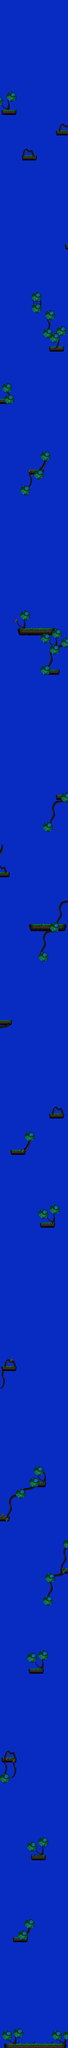

Below is a game level as drawn by its tile map, then a one-line description and the .tmx that defines it (tile-layer data replaced by summaries):
An orthogonal 30x900 tile map with 32x32 px tiles, 8 tile layers (background, Platform Layer, Grass/platform, Real Grass, ...), 2 tilesets and 123 objects.

<map version="1.0" orientation="orthogonal" renderorder="right-down" width="30" height="900" tilewidth="32" tileheight="32" nextobjectid="144">
 <tileset firstgid="1" name="p2_template" tilewidth="32" tileheight="32" tilecount="450">
  <image source="p2_template.png" trans="22b14c" width="800" height="600" />
 </tileset>
 <tileset firstgid="451" name="map_test_01_pixelmap" tilewidth="32" tileheight="32" tilecount="238">
  <image source="map_test_01_pixelmap.jpg" trans="22b14c" width="454" height="570" />
 </tileset>
 <layer name="background" width="30" height="900">
  <data>[27000 cells, 27000 non-empty, 1 distinct tile ids]</data>
 </layer>
 <layer name="Platform Layer" width="30" height="900">
  <data>[27000 cells, 87 non-empty, 54 distinct tile ids]</data>
 </layer>
 <layer name="Grass/platform" width="30" height="900">
  <data>[27000 cells, 843 non-empty, 135 distinct tile ids]</data>
 </layer>
 <layer name="Real Grass" width="30" height="900">
  <data>[27000 cells, 149 non-empty, 12 distinct tile ids]</data>
 </layer>
 <layer name="Tangle Layer" width="30" height="900">
  <data>[27000 cells, 718 non-empty, 153 distinct tile ids]</data>
 </layer>
 <layer name="Tangle Layer 2" width="30" height="900">
  <data>[27000 cells, 216 non-empty, 80 distinct tile ids]</data>
 </layer>
 <layer name="Ball Layer" width="30" height="900">
  <data>[27000 cells, 1151 non-empty, 66 distinct tile ids]</data>
 </layer>
 <layer name="Ball Layer 2" width="30" height="900">
  <data>[27000 cells, 50 non-empty, 25 distinct tile ids]</data>
 </layer>
 <objectgroup name="oj">
  <object id="3" x="209.333" y="28544" width="101.333" height="100" />
  <object id="4" x="48" y="28580" width="102.667" height="92" />
  <object id="5" x="752" y="28577.3" width="102.667" height="97.3333" />
  <object id="6" x="916" y="28570.7" width="40" height="104" />
  <object id="7" x="121.333" y="28686.7">
   <polyline points="0,0 53.3333,49.3333 106.667,48 102.667,-38.6667 90.6667,-40 73.3333,38.6667 5.33333,-8" />
  </object>
  <object id="8" x="828" y="28684">
   <polyline points="0,0 42.6667,50.6667 104,50.6667 105.333,0 82.6667,-9.33333 64,40 5.33333,-4" />
  </object>
  <object id="9" x="389.333" y="27237.3">
   <polyline points="0,0 41.3333,-114.667" />
  </object>
  <object id="10" x="404" y="27117.3">
   <polyline points="0,0 -21.3333,54.6667" />
  </object>
  <object id="11" x="273.333" y="27168" width="110.667" height="86.6667" />
  <object id="12" x="374.667" y="27001.3" width="90.6667" height="104" />
  <object id="13" x="182.667" y="27245.3" width="204" height="62.6667" />
  <object id="14" x="396" y="25921.3" width="108" height="88" />
  <object id="15" x="562.667" y="25854.7" width="100" height="93.3333" />
  <object id="16" x="438.667" y="26093.3" width="206.667" height="54.6667" />
  <object id="17" x="501.333" y="26013.3">
   <polyline points="0,0 61.3333,74.6667 112,73.3333 104,-34.6667 89.3333,-45.3333 90.6667,21.3333 74.6667,54.6667 6.66667,-1.33333" />
  </object>
  <object id="18" x="149.333" y="25002.7">
   <polyline points="0,0 50.6667,-57.3333 56,-136 34.6667,-218.667" />
  </object>
  <object id="19" x="150.667" y="25008">
   <polyline points="0,0 48,-29.3333 78.6667,-120 60,-192 60,-225.333" />
  </object>
  <object id="20" x="58.6667" y="24938.7">
   <polyline points="0,0 22.6667,-80 1.33333,-156" />
  </object>
  <object id="21" x="81.3333" y="24938.7">
   <polyline points="0,0 20,-86.6667 1.33333,-156" />
  </object>
  <object id="22" x="60" y="24714.7">
   <polyline points="0,0 26.6667,-77.3333 64,-93.3333 102.667,-64 132,-69.3333 164,-1.33333" />
  </object>
  <object id="24" x="28" y="24720" width="194.667" height="58.6667" />
  <object id="25" x="20" y="24957.3" width="100" height="100" />
  <object id="26" x="398.667" y="23265.3" width="104" height="96" />
  <object id="27" x="562.667" y="23230.7" width="100" height="98.6667" />
  <object id="28" x="405.333" y="23473.3" width="206.667" height="58.6667" />
  <object id="29" x="497.333" y="23365.3">
   <polyline points="0,0 16,54.6667 69.3333,98.6667 112,100 109.333,-17.3333 92,-21.3333 85.3333,77.3333 5.33333,5.33333" />
  </object>
  <object id="30" x="670.667" y="22433.3">
   <polyline points="0,0 46.6667,-96 29.3333,-177.333" />
  </object>
  <object id="31" x="724" y="22258.7">
   <polyline points="0,0 20,89.3333 -30.6667,185.333" />
  </object>
  <object id="32" x="762.667" y="22142.7">
   <polyline points="0,0 96,-22.6667" />
  </object>
  <object id="33" x="776" y="22172">
   <polyline points="0,0 97.3333,-16 130.667,-48" />
  </object>
  <object id="34" x="861.333" y="22054.7">
   <polyline points="0,0 -1.33333,-33.3333 48,-144 34.6667,-246.667 52,-294.667" />
  </object>
  <object id="35" x="940" y="21774.7">
   <polyline points="0,0 -21.3333,57.3333 -6.66667,138.667 -24,200 -61.3333,269.333" />
  </object>
  <object id="36" x="661.333" y="22140" width="97.3333" height="104" />
  <object id="38" x="626.667" y="22462.7" width="94.6667" height="96" />
  <object id="39" x="861.333" y="22060" width="100" height="58.6667" />
  <object id="42" x="910.667" y="21666.7" width="46.6667" height="92" />
  <object id="44" x="1.33333" y="21321.3" width="130.667" height="65.3333" />
  <object id="45" x="17.3333" y="21288" width="33.3333" height="30.6667" />
  <object id="46" x="242.667" y="20956" width="100" height="101.333" />
  <object id="47" x="434.667" y="20802.7" width="97.3333" height="97.3333" />
  <object id="48" x="533.333" y="20840" width="102.667" height="66.6667" />
  <object id="49" x="497.333" y="20638.7" width="98.6667" height="96" />
  <object id="50" x="96" y="21314.7">
   <polyline points="0,0 45.3333,-98.6667 29.3333,-210.667 60,-274.667 128,-297.333 137.333,-262.667 82.6667,-250.667 52,-198.667 70.6667,-85.3333 18.6667,5.33333" />
  </object>
  <object id="51" x="328" y="20941.3">
   <polyline points="0,0 26.6667,-14.6667 78.6667,-17.3333 112,-36" />
  </object>
  <object id="52" x="349.333" y="20962.7">
   <polyline points="0,0 40,-10.6667 100,-18.6667 140,-46.6667" />
  </object>
  <object id="53" x="526.667" y="20752">
   <polyline points="0,0 40,58.6667 68,84 112,84 122.667,13.3333 90.6667,-60 97.3333,30.6667 84,69.3333 4,-1.33333" />
  </object>
  </objectgroup>
 <objectgroup name="safe">
  <!-- 1 objects omitted --></objectgroup>
 <objectgroup name="shield">
  <!-- 3 objects omitted --></objectgroup>
</map>
<!-- 77 of 123 objects omitted -->
